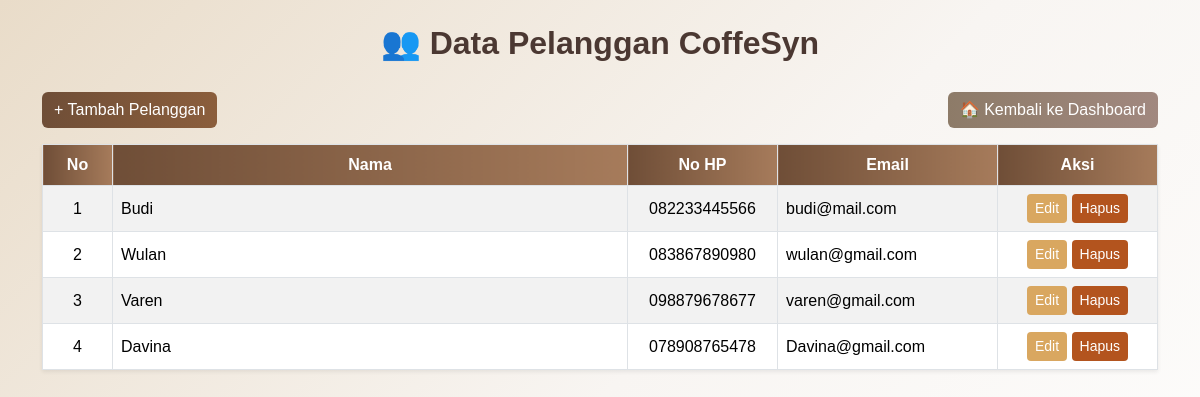
Screenshot of /pelanggan/pelanggan_tampil.php with the database file from the repository.
### tables this page shows
CREATE TABLE `pelanggan` (
  `id_pelanggan` int NOT NULL,
  `nama` varchar(100) NOT NULL,
  `no_hp` varchar(20) DEFAULT NULL,
  `email` varchar(100) DEFAULT NULL
);

### pelanggan/pelanggan_tampil.php (the view, shortened to what this page needs)
<?php
include('../koneksi.php');
?>
<!DOCTYPE html>
<html lang="id">
<head>
    <link rel="stylesheet" href="https://cdn.jsdelivr.net/npm/bootstrap@5.3.3/dist/css/bootstrap.min.css">
</head>
<body class="p-4">
<div class="container">
    <h2>👥 Data Pelanggan CoffeSyn</h2>
    <div class="mb-3 d-flex justify-content-between">
        <a href="pelanggan_tambah.php" class="btn btn-primary">+ Tambah Pelanggan</a>
        <a href="../index.php" class="btn btn-secondary">🏠 Kembali ke Dashboard</a>
    </div>
    <table class="table table-bordered table-hover table-striped align-middle shadow-sm">
        <thead class="text-center">
            <tr>
                <th width="70">No</th>
                <th>Nama</th>
                <th width="150">No HP</th>
                <th width="220">Email</th>
                <th width="160">Aksi</th>
            </tr>
        </thead>
        <tbody>
            <?php
            $data = mysqli_query($conn, "SELECT * FROM pelanggan ORDER BY id_pelanggan ASC");
            if (mysqli_num_rows($data) > 0):
                $no = 1;
                while ($d = mysqli_fetch_assoc($data)):
            ?>
            <tr>
                <td class="text-center"><?= $no++ ?></td>
                <td><?= htmlspecialchars($d['nama']) ?></td>
                <td class="text-center"><?= htmlspecialchars($d['no_hp']) ?></td>
                <td><?= htmlspecialchars($d['email']) ?></td>
                <td class="text-center">
                    <a href="pelanggan_edit.php?id=<?= $d['id_pelanggan'] ?>" class="btn btn-warning btn-sm">Edit</a>
                    <a href="pelanggan_hapus.php?id=<?= $d['id_pelanggan'] ?>"
                       class="btn btn-danger btn-sm"
                       onclick="return confirm('Yakin ingin menghapus pelanggan ini?')">Hapus</a>
                </td>
            </tr>
            <?php endwhile; else: ?>
            <tr>
                <td colspan="5" class="text-center text-muted py-3">Belum ada data pelanggan ☕</td>
            </tr>
            <?php endif; ?>
        </tbody>
    </table>
</div>
</body>
</html>

### pelanggan/pelanggan_tampil.php (style rules this page uses)
body { background: linear-gradient(135deg, #e9dcc9 0%, #f8f5f2 50%, #ffffff 100%); color: #4b3b30; font-family: 'Poppins', sans-serif; min-height: 100vh; }
h2 { color: #4b3832; font-weight: bold; text-align: center; margin-bottom: 30px; }
.table thead th { background: linear-gradient(90deg, #6f4e37, #a67b5b); color: white; }
.btn-primary { background: linear-gradient(90deg, #6f4e37, #8b5e3c); border: none; }
.btn-secondary { background: linear-gradient(90deg, #8d7b68, #a1887f); border: none; }
.btn-warning { background-color: #d9a760; border: none; color: #fff; }
.btn-danger { background-color: #b3541e; border: none; color: #fff; }

### rows the page displays
pelanggan: nama "Budi", no_hp "082233445566", email "budi@mail.com"
pelanggan: nama "Wulan", no_hp "083867890980", email "wulan@gmail.com"
pelanggan: nama "Varen", no_hp "098879678677", email "varen@gmail.com"
pelanggan: nama "Davina", no_hp "078908765478", email "Davina@gmail.com"
